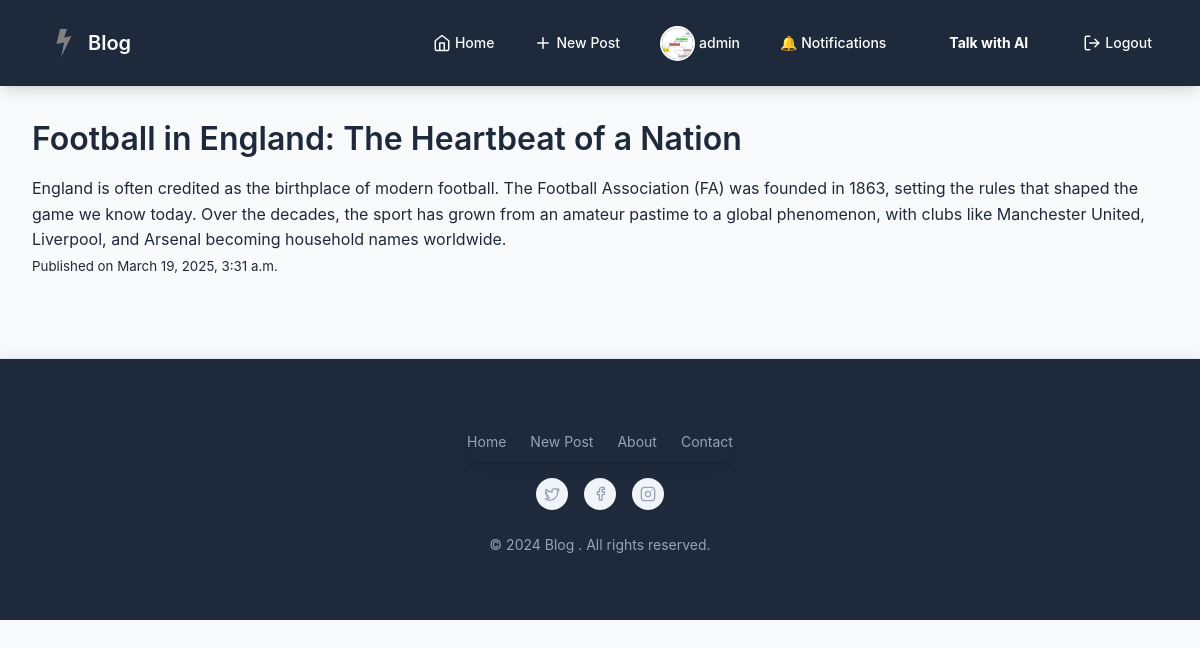
Page /post/40/ (signed in) on the committed database.
### users/models.py (models this page shows, shortened)
class Profile(models.Model):
    user = models.OneToOneField(User, on_delete=models.CASCADE)
    image = models.ImageField(default='profile_pics/default.jpg',upload_to='profile_pics')

### blog/models.py (models this page shows, shortened)
class BlogPost(models.Model):
    author = models.ForeignKey(User, on_delete=models.CASCADE)
    title = models.CharField(max_length=255)
    content = models.TextField()
    image = models.ImageField(upload_to='images/', null=True, blank=True)
    video = models.FileField(upload_to='videos/', null=True, blank=True)
    created_at = models.DateTimeField(auto_now_add=True)
    updated_at = models.DateTimeField(auto_now=True)
    likes = models.ManyToManyField(User, related_name='blog_likes', blank=True)

### blog/views.py (the view)
# urls.py: path('post/<int:post_id>/', views.blog_detail, name='blog_detail'),
def blog_detail(request, post_id):
    post = get_object_or_404(BlogPost, id=post_id)
    comments = post.comments.all()  # Fetch comments if you have them
    return render(request, 'blog/blog_detail.html', {'post': post, 'comments': comments})

### blog/templates/blog/blog_detail.html
{% extends "base.html" %}
{% block content %}
  <h1>{{ post.title }}</h1>
  <p>{{ post.content }}</p>
  <p><small>Published on {{ post.created_at }}</small></p>
{% endblock %}

### templates/base.html (shortened to what this page needs)
{% load static %}
<!DOCTYPE html>
<html lang="en">
<head>
    <link rel="stylesheet" href="{% static 'css/style.css' %}">
    <link rel="stylesheet" href="https://cdn.jsdelivr.net/npm/lucide-icons@latest/dist/umd/lucide.min.js">
</head>
<body>
    <nav>
        <div class="container nav-container">
            <div class="nav-brand">
                <a href="{% url 'blog_list' %}" class="nav-logo">
                    <svg xmlns="http://www.w3.org/2000/svg" width="32" height="32" viewBox="0 0 32 32">
                        <path fill="#808080" d="M12.068 2h6.866l-2.73 8.421l7.322-1.331L13.115 30l3.037-14.505L8.474 17z" />
                    </svg>
                    Blog
                </a>
            </div>
            <div class="nav-links">
                <a href="{% url 'blog_list' %}" class="nav-item">
                    <svg xmlns="http://www.w3.org/2000/svg" width="18" height="18" viewBox="0 0 24 24" fill="none"
                        stroke="currentColor" stroke-width="2" stroke-linecap="round" stroke-linejoin="round"
                        class="nav-icon">
                        <path d="m3 9 9-7 9 7v11a2 2 0 0 1-2 2H5a2 2 0 0 1-2-2z"></path>
                        <polyline points="9 22 9 12 15 12 15 22"></polyline>
                    </svg>
                    Home
                </a>
                {% if user.is_authenticated %}
                <a href="{% url 'create_blog_post' %}" class="nav-item">
                    <svg xmlns="http://www.w3.org/2000/svg" width="18" height="18" viewBox="0 0 24 24" fill="none"
                        stroke="currentColor" stroke-width="2" stroke-linecap="round" stroke-linejoin="round"
                        class="nav-icon">
                        <path d="M12 5v14M5 12h14"></path>
                    </svg>
                    New Post
                </a>
                <a href="{% url 'profile' %}" class="nav-item profile-link">
                    <img src="{{ user.profile.image.url }}" alt="Profile" class="profile-pic">
                    <span>{{ user.username }}</span>
                </a>
                <li class="nav-item">
                    <a class="nav-link" href="{% url 'notifications' %}" style="text-decoration: none !important; color: white !important;">
                        🔔 Notifications
                    </a>
                </li>
                <li class="nav-item">
                    <a href="{% url 'chat_page' %}" class="chat-link">
                         Talk with AI
                    </a>
                </li>
                <a href="{% url 'logout' %}" class="nav-item">
                    Logout
                </a>
                {% endif %}
            </div>
        </div>
    </nav>
    <div class="container">
        {% block content %}
        {% endblock %}
    </div>
    <footer>
        <div class="container">
            <nav class="footer-nav">
                <a href="{% url 'blog_list' %}">Home</a>
                <a href="{% url 'create_blog_post' %}">New Post</a>
                <a href="#">About</a>
                <a href="#">Contact</a>
            </nav>
            <div class="footer-social">
                <a href="https://twitter.com" target="_blank">
                </a>
                <a href="https://facebook.com" target="_blank">
                    <svg xmlns="http://www.w3.org/2000/svg" width="16" height="16" viewBox="0 0 24 24" fill="none"
                        stroke="currentColor" stroke-width="2" stroke-linecap="round" stroke-linejoin="round">
                        <path d="M18 2h-3a4 4 0 0 0-4 4v3H8v4h3v8h4v-8h3l1-4h-4V6a1 1 0 0 1 1-1h3z" />
                    </svg>
                </a>
                <a href="https://instagram.com" target="_blank">
                </a>
            </div>
            <p>&copy; 2024 Blog . All rights reserved.</p>
        </div>
    </footer>
</body>
</html>

### blog_project/static/css/style.css (style rules this page uses)
:root { --primary-color: #3b82f6; --primary-dark: #2563eb; --primary-light: #60a5fa; --secondary-color: #6366f1; --text-primary: #1e293b; --text-secondary: #475569; --text-light: #94a3b8; --background: #f8fafc; --white: #ffffff; --danger: #ef4444; --danger-dark: #dc2626; --success: #10b981; --warning: #f59e0b; --surface: #ffffff; --surface-2: #f1f5f9; --surface-3: #e2e8f0; --border: #e2e8f0; --spacing-xs: 0.25rem; --spacing-sm: 0.5rem; --spacing-md: 1rem; --spacing-lg: 1.5rem; --spacing-xl: 2rem; --spacing-2xl: 3rem; --radius-sm: 0.375rem; --radius-md: 0.5rem; --radius-lg: 0.75rem; --header-bg: #1e293b; --header-text: #f8fafc; --header-hover: #334155; --header-active: #0f172a; --shadow-sm: 0 1px 2px 0 rgb(0 0 0 / 0.05); --shadow-md: 0 4px 6px -1px rgb(0 0 0 / 0.1), 0 2px 4px -2px rgb(0 0 0 / 0.1); --shadow-lg: 0 10px 15px -3px rgb(0 0 0 / 0.1), 0 4px 6px -4px rgb(0 0 0 / 0.1); }
* { margin: 0; padding: 0; box-sizing: border-box; }
body { font-family: 'Inter', system-ui, -apple-system, sans-serif; line-height: 1.6; color: var(--text-primary); background-color: var(--background); font-size: 16px; -webkit-font-smoothing: antialiased; -moz-osx-font-smoothing: grayscale; }
.container { max-width: 1200px; margin: 0 auto; padding: var(--spacing-xl); width: 100%; }
nav { background-color: var(--header-bg); padding: var(--spacing-sm) 0; box-shadow: var(--shadow-lg); position: sticky; top: 0; z-index: 100; }
.nav-container { display: flex; justify-content: space-between; align-items: center; padding-top: var(--spacing-sm); padding-bottom: var(--spacing-sm); }
.nav-brand { display: flex; align-items: center; }
.nav-logo { display: flex; align-items: center; gap: var(--spacing-sm); color: var(--header-text); font-size: 1.25rem; font-weight: 600; text-decoration: none; padding: var(--spacing-sm) var(--spacing-md); border-radius: var(--radius-md); transition: all 0.2s ease; }
.nav-links { display: flex; gap: var(--spacing-sm); align-items: center; }
.nav-item { display: flex; align-items: center; gap: var(--spacing-xs); color: var(--header-text); text-decoration: none; font-weight: 500; padding: var(--spacing-sm) var(--spacing-md); border-radius: var(--radius-md); transition: all 0.2s ease; font-size: 0.875rem; }
.nav-icon { width: 18px; height: 18px; }
h1, h2, h3, h4, h5, h6 { color: var(--text-primary); line-height: 1.3; margin-bottom: var(--spacing-md); font-weight: 600; }
footer { background-color: var(--header-bg); padding: var(--spacing-xl); margin-top: var(--spacing-2xl); border-top: 1px solid var(--border); color: var(--header-text); display: flex; justify-content: center; align-items: center; flex-direction: column; text-align: center; box-shadow: 0px -4px 10px rgba(0, 0, 0, 0.05); }
footer .container { display: flex; flex-direction: column; align-items: center; gap: var(--spacing-md); }
.footer-nav { display: flex; gap: var(--spacing-lg); }
.footer-nav a { color: var(--text-light); text-decoration: none; font-size: 0.875rem; transition: color 0.3s ease; }
.footer-social { display: flex; gap: var(--spacing-md); justify-content: center; }
.footer-social a { display: inline-flex; align-items: center; justify-content: center; width: 32px; height: 32px; border-radius: 50%; background: var(--surface-2); color: var(--text-light); transition: background 0.3s ease, color 0.3s ease; }
footer p { font-size: 0.875rem; color: var(--text-light); margin-top: var(--spacing-sm); }

### templates/base.html (style rules this page uses)
.chat-link { color: white; text-decoration: none; font-weight: bold; display: inline-flex; align-items: center; gap: 8px; padding: 8px 15px; border-radius: 5px; }
.profile-pic { width: 35px; height: 35px; border-radius: 50%; object-fit: cover; border: 2px solid white; }

### rows in the picture
BlogPost: title "Football in England: The Heartbeat of a Nation", content "England is often credited as the birthplace of modern football. The Football Association (FA) was founded in 1863, setting the rules that shaped the game we know today. Over the decades, the sport has grown from an amateur pastime to a global phenomenon, with clubs like Manchester United, Liverpool, and Arsenal becoming household names worldwide.", created_at "March 19, 2025, 3:31 a.m."

### other values in the picture
{{ user.username }} "admin"
